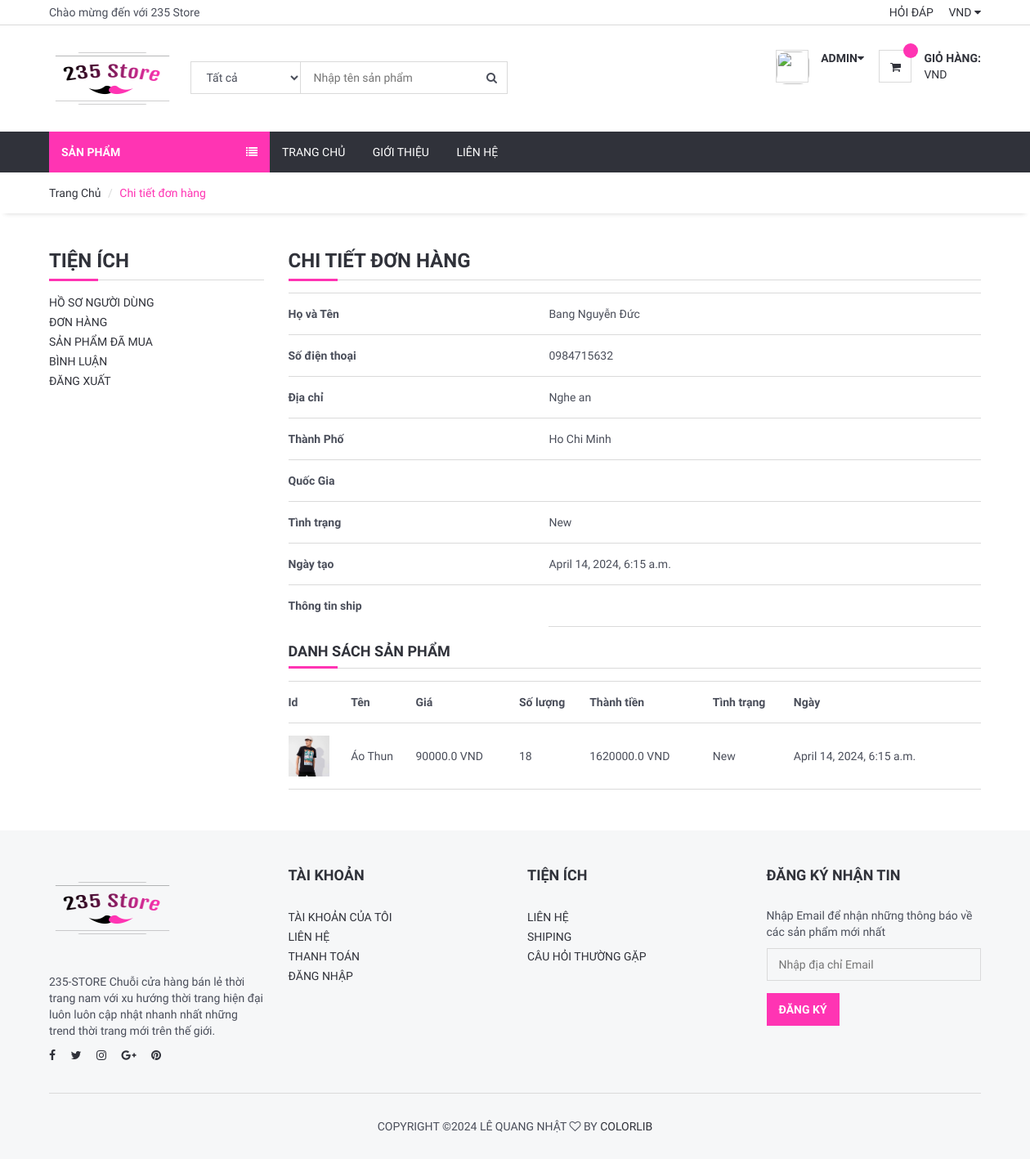
Page /user/orderdetail/1 (signed in) on the committed database.
### order/models.py (models this page shows, shortened)
class Order(models.Model):
    STATUS = (
        ('Mới', 'Mới'),
        ('Chấp nhận', 'Chấp nhận'),
        ('Đang chuẩn bị', 'Đang chuẩn bị'),
        ('Đang Ship', 'Đang Ship'),
        ('Hoàn Thành', 'Hoàn Thành'),
        ('Đã hủy', 'Đã hủy'),
    )
    user = models.ForeignKey(User, on_delete=models.SET_NULL, null=True)
    code = models.CharField(max_length=5, editable=False )
    first_name = models.CharField(max_length=10)
    last_name = models.CharField(max_length=10)
    phone = models.CharField(blank=True, max_length=20)
    address = models.CharField(blank=True, max_length=150)
    city = models.CharField(blank=True, max_length=20)
    country = models.CharField(blank=True, max_length=20)
    total = models.FloatField()
    status=models.CharField(max_length=15,choices=STATUS,default='New')
    ip = models.CharField(blank=True, max_length=20)
    adminnote = models.CharField(blank=True, max_length=100)
    create_at=models.DateTimeField(auto_now_add=True)
    update_at=models.DateTimeField(auto_now=True)

class OrderProduct(models.Model):
    STATUS = (
        ('Mới', 'Mới'),
        ('Chấp Nhận', 'Chấp Nhận'),
        ('Đã hủy', 'Đã hủy'),
    )
    order = models.ForeignKey(Order, on_delete=models.CASCADE)
    user = models.ForeignKey(User, on_delete=models.CASCADE)
    product = models.ForeignKey(Product, on_delete=models.CASCADE)
    variant = models.ForeignKey(Variants, on_delete=models.SET_NULL,blank=True, null=True) # relation with varinat
    quantity = models.IntegerField()
    price = models.FloatField()
    amount = models.FloatField()
    status = models.CharField(max_length=10, choices=STATUS, default='New')
    create_at = models.DateTimeField(auto_now_add=True)
    update_at = models.DateTimeField(auto_now=True)

### product/models.py (models this page shows, shortened)
class Product(models.Model):
    STATUS = (
        ('True', 'True'),
        ('False', 'False'),
    )
    VARIANTS = (
        ('None', 'None'),
        ('Size', 'Size'),
        ('Color', 'Color'),
        ('Size-Color', 'Size-Color'),
    )
    category = models.ForeignKey(Category, on_delete=models.CASCADE) #many to one relation with Category
    title = models.CharField(max_length=150)
    keywords = models.CharField(max_length=255)
    description = models.TextField(max_length=255)
    image=models.ImageField(upload_to='images/',null=False)
    price = models.DecimalField(max_digits=12, decimal_places=3,default=0)
    amount=models.IntegerField(default=0)
    minamount=models.IntegerField(default=3)
    variant=models.CharField(max_length=10,choices=VARIANTS, default='None')
    detail=RichTextUploadingField()
    slug = models.SlugField(null=False, unique=True)
    status=models.CharField(max_length=10,choices=STATUS)
    create_at=models.DateTimeField(auto_now_add=True)
    update_at=models.DateTimeField(auto_now=True)
    def image_tag(self):
            return mark_safe('<img src="{}" height="50"/>'.format(self.image.url))
    image_tag.short_description='Image'

### user/views.py (the view)
# urls.py: path('orderdetail/<int:id>', views.user_orderdetail, name='user_orderdetail'),
@login_required(login_url='/login') # Check login
def user_orderdetail(request,id):
    category = Category.objects.all()
    current_user = request.user
    order = Order.objects.get(user_id=current_user.id, id=id)
    orderitems = OrderProduct.objects.filter(order_id=id)
    context = {
        'category': category,
        'order': order,
        'orderitems': orderitems,
    }
    return render(request, 'user_order_detail.html', context)

### user/templates/user_order_detail.html (shortened to what this page needs)
{% extends 'homebase.html' %}
{% block sidebar %} {% include 'sidebar.html' %} {% endblock %}
{% block body %}
    <div id="breadcrumb">
        <div class="container">
            <ul class="breadcrumb">
                <li><a href="/">Trang Chủ</a></li>
                <li class="active">Chi tiết đơn hàng</li>
            </ul>
        </div>
    </div>
    <div class="section">
        <div class="container">
            <div class="row">
                <div class="col-md-3">
                    {% include "user_panel.html" %}
                </div>
                <div class="col-md-9">
                    <div class="order-summary clearfix">
                        <div class="section-title">
                            <h3 class="title">Chi tiết đơn hàng</h3>
                        </div>
                        <table class="shopping-cart-table table">
                            <tr>
                                <th class="text-left">Họ và Tên</th>
                                <td class="text-left">{{ order.first_name}} {{ order.last_name }} </td>
                            </tr>
                            <tr>
                                <th class="text-left">Số điện thoại</th>
                                <td class="text-left">{{ order.phone}}</td>
                            </tr>
                            <tr>
                                <th class="text-left">Địa chỉ</th>
                                <td class="text-left">{{ order.address}}</td>
                            </tr>
                            <tr>
                                <th class="text-left">Thành Phố</th>
                                <td class="text-left">{{ order.city}}</td>
                            </tr>
                            <tr>
                                <th class="text-left">Quốc Gia</th>
                                <td class="text-left">{{ order.country}}</td>
                            </tr>
                            <tr>
                                <th class="text-left">Tình trạng</th>
                                <td class="text-left">{{ order.status}}</td>
                            </tr>
                            <tr>
                                <th class="text-left">Ngày tạo</th>
                                <td class="text-left">{{ order.create_at}}</td>
                            </tr>
                            <th class="text-left">Thông tin ship</th>
                            <td class="text-left">{{ order.adminnote}}</td>
                        </table>
                        <div class="section-title">
                            <h4 class="title">Danh sách sản phẩm</h4>
                        </div>
                        <table class="shopping-cart-table table">
                            <tr>
                                <th class="text-left">Id </th>
                                <th class="text-left">Tên </th>
                                <th class="text-left">Giá </th>
                                <th class="text-left">Số lượng </th>
                                <th class="text-left">Thành tiền </th>
                                <th class="text-left">Tình trạng </th>
                                <th class="text-left">Ngày </th>
                            </tr>
                            {% for rs in orderitems %}
                                <tr>
                                    <td class="text-left">
                                        <a href="/product/{{ rs.product_id }}/{{ rs.product.slug }}">
                                                <img src="{{rs.product.image.url}}" alt="" style="height: 50px">
                                        </a>
                                    </td>
                                    <td class="text-left">{{ rs.product.title}} </td>
                                    <td class="text-left">{{ rs.price}} VND</td>
                                    <td class="text-left">{{ rs.quantity}} </td>
                                    <td class="text-left">{{ rs.amount}} VND</td>
                                    <td class="text-left">{{ rs.status}} </td>
                                    <td class="text-left">{{ rs.create_at}} </td>
                                </tr>
                            {% endfor %}
                        </table>
                    </div>
                </div>
            </div>
        </div>
    </div>
{% endblock %}

### home/templates/header.html (shortened to what this page needs)
{% load static %}
	<header>
		<div id="top-header">
			<div class="container">
				<div class="pull-left">
					<span>Chào mừng đến với 235 Store</span>
				</div>
				<div class="pull-right">
					<ul class="header-top-links">
						<li><a href="/faq">Hỏi đáp</a></li>
						<li class="dropdown default-dropdown">
							<a class="dropdown-toggle" data-toggle="dropdown" aria-expanded="true">VND <i class="fa fa-caret-down"></i></a>
						</li>
					</ul>
				</div>
			</div>
		</div>
		<div id="header">
			<div class="container">
				<div class="pull-left">
					<div class="header-logo">
						<a class="logo" href="#">
							<img src="{% static '' %}img/235lg.png" alt="">
						</a>
					</div>
					<div class="header-search">
						<form action="/search/" method="post">
							<input id="query" name="query" class="input search-input" type="text" placeholder="Nhập tên sản phẩm">
							<select name="catid" class="input search-categories">
								<option value="0">Tất cả </option>
								{% load mptt_tags %}
							</select>
							<button class="search-btn"><i class="fa fa-search"></i></button>
						</form>
					</div>
				</div>
				<div class="pull-right">
					<ul class="header-btns">
						<li class="header-account dropdown default-dropdown">
							{% if user.id is not None %}
							<div class="dropdown-toggle" role="button" data-toggle="dropdown" aria-expanded="true">
								<div class="header-btns-icon">
									<img src="{{ request.session.userimage }}" style="height: 40px; border-radius: 30%;width:40px">
								</div>
								<strong class="text-uppercase">{{ user.username }}<i class="fa fa-caret-down"></i></strong>
							</div>
							{% else %}
							<a href="/login" class="text-uppercase">Đăng nhập</a> / <a href="/signup" class="text-uppercase">Đăng ký</a>
							{% endif %}
						</li>
						<li class="header-cart dropdown default-dropdown">
							<a href="/shopcart/" >
								<div class="header-btns-icon">
									<i class="fa fa-shopping-cart"></i>
									<span class="qty">
										</span>
								</div>
								<strong class="text-uppercase">Giỏ hàng:</strong>
								<br>
								<span>VND</span>
							</a>
						</li>
					</ul>
				</div>
			</div>
		</div>
	</header>

### home/static/css/style.css (style rules this page uses)
body { font-family: 'Hind', sans-serif; color: #4A4E5A; overflow-x: hidden; }
h1, h2, h3, h4, h5, h6 { color: #30323A; margin: 0 0 10px; font-weight: 700; }
a { color: #30323A; -webkit-transition: 0.3s color; transition: 0.3s color; }
strong { color: #30323A; }
ul, ol { margin: 0; padding: 0; list-style: none }
.input { width: 100%; height: 40px; padding: 0px 15px; border: none; background-color: transparent; -webkit-box-shadow: 0px 0px 0px 1px #DADADA inset, 0px 0px 0px 5px transparent; box-shadow: 0px 0px 0px 1px #DADADA inset, 0px 0px 0px 5px transparent; -webkit-transition: 0.3s all; transition: 0.3s all; }
.section { padding-top: 30px; padding-bottom: 30px; }
.section-title { position: relative; margin-bottom: 15px; margin-top: 15px; border-bottom: 1px solid #DADADA; }
.section-title .title { display: inline-block; text-transform: uppercase; }
.section-title:after { content: ""; position: absolute; left: 0; bottom: -1.5px; height: 3px; width: 60px; background-color: #FF34B3; }
#breadcrumb { -webkit-box-shadow: 0px 6px 6px -6px rgba(0, 0, 0, 0.175); box-shadow: 0px 6px 6px -6px rgba(0, 0, 0, 0.175); }
.breadcrumb { background-color: transparent; border: none; border-radius: 0px; padding: 15px 0px; margin: 0; }
.breadcrumb>.active { color: #FF34B3; }
.breadcrumb>li+li:before { color: #DADADA; }
#header { padding-top: 15px; padding-bottom: 15px; }
#top-header { padding-top: 5px; padding-bottom: 5px; border-bottom: 1px solid #DADADA; }
.header-top-links>li { display: inline-block; }
.header-top-links>li+li { margin-left: 15px; }
.header-top-links>li>a { cursor: pointer; text-transform: uppercase; }
.header-logo { display: inline-block; margin-right: 15px; }
.header-logo .logo>img { width: 155px; height: 100px; }
.header-search { display: inline-block; padding: 15px 0px; max-width: 400px; }
.header-search>form { position: relative; }
.header-search>form .search-input { padding-left: 150px; padding-right: 45px; }
.header-search>form .search-categories { position: absolute; left: 0px; top: 0px; width: 135px; }
.header-search>form .search-btn { position: absolute; top: 0px; right: 0px; width: 40px; height: 40px; background-color: transparent; border: none; }
.header-btns>li { display: inline-block; vertical-align: top; padding: 15px 0px; }
.header-btns>li+li { margin-left: 15px; }
.header-btns>li .header-btns-icon { position: relative; float: left; margin-right: 15px; width: 40px; height: 40px; line-height: 40px; text-align: center; color: #30323A; background-color: #FFF; border: 1px solid #DADADA; }
.header-btns .dropdown-toggle { display: block; cursor: pointer; }
.header-cart .header-btns-icon .qty { position: absolute; right: -9px; top: -9px; width: 18px; height: 18px; line-height: 18px; text-align: center; font-size: 10px; background: #FF34B3; color: #FFF; border-radius: 50%; }
.shopping-cart-table>tbody>tr>td, .shopping-cart-table>tbody>tr>th, .shopping-cart-table>tfoot>tr>td, .shopping-cart-table>tfoot>tr>th, .shopping-cart-table>thead>tr>td, .shopping-cart-table>thead>tr>th { padding: 15px 0px; vertical-align: middle; border-top: 1px solid #DADADA; }
.shopping-cart-table>tbody>tr:last-child>td { border-bottom: 1px solid #DADADA; }

### rows in the picture
Order: first_name "Bang", last_name "Nguyễn Đức", phone "0984715632", address "Nghe an", city "Ho Chi Minh", status "New", create_at "April 14, 2024, 6:15 a.m."
OrderProduct: product.image (picture), product "Áo Thun", price "90000.0", quantity "18", amount "1620000.0", status "New", create_at "April 14, 2024, 6:15 a.m."

### other values in the picture
{{ user.username }} "ADMIN"
